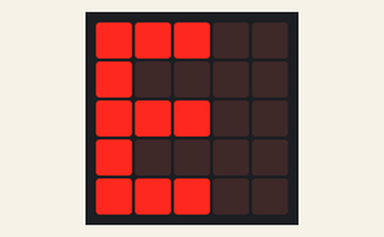
Recording of a program running on a simulated Calliope mini (MakeCode). Shown: the board's 5×5 LED display.

Above: at 0.1 s.
At 1.5 s:
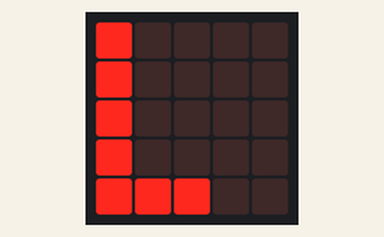
At 2.9 s:
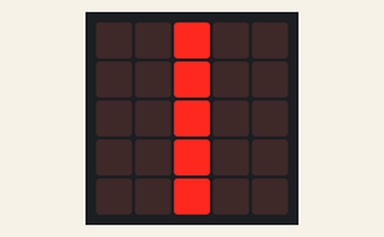
At 4.3 s:
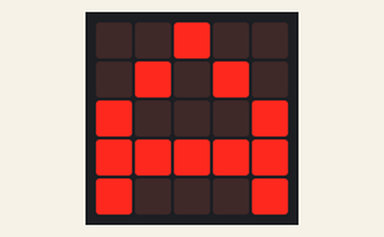
At 5.7 s:
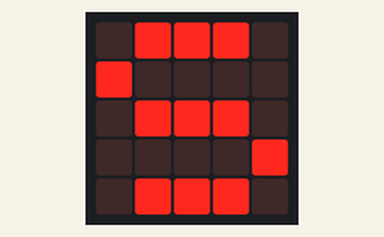
At 6.2 s:
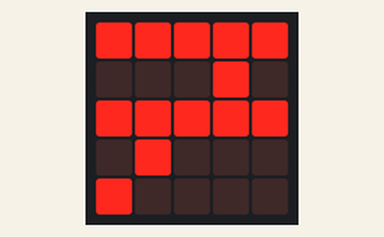

Measured:
- what the display in image 1 shows lasts 1.4 s, from 1.4 s to 2.8 s
- what the display in image 4 shows lasts 0.5 s, from 5.6 s to 6.1 s

The program:

main.ts
```typescript
basic.showLeds(`
    # # # . .
    # . . . .
    # # # . .
    # . . . .
    # # # . .
    `)
basic.pause(1000)
basic.showLeds(`
    # . . . .
    # . . . .
    # . . . .
    # . . . .
    # # # . .
    `)
basic.pause(1000)
basic.showLeds(`
    . . # . .
    . . # . .
    . . # . .
    . . # . .
    . . # . .
    `)
basic.pause(1000)
basic.showLeds(`
    . . # . .
    . # . # .
    # . . . #
    # # # # #
    # . . . #
    `)
basic.pause(1000)
basic.showLeds(`
    . # # # .
    # . . . .
    . # # # .
    . . . . #
    . # # # .
    `)
basic.pause(100)
basic.showLeds(`
    # # # # #
    . . . # .
    # # # # #
    . # . . .
    # . . . .
    `)
basic.pause(100)
basic.forever(function () {

})
```

test.ts
```typescript
// Hier kann man Tests durchführen; diese Datei wird nicht kompiliert, wenn dieses Paket als Erweiterung verwendet wird.
```
